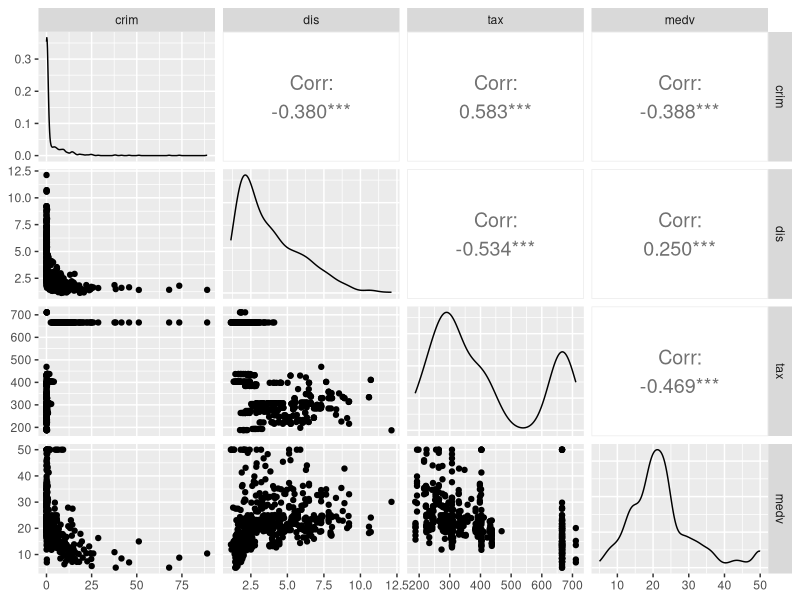
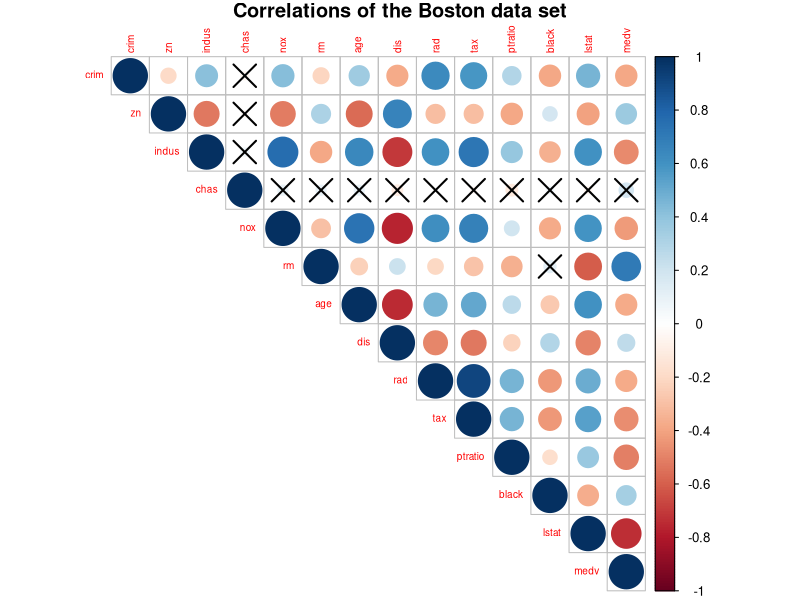
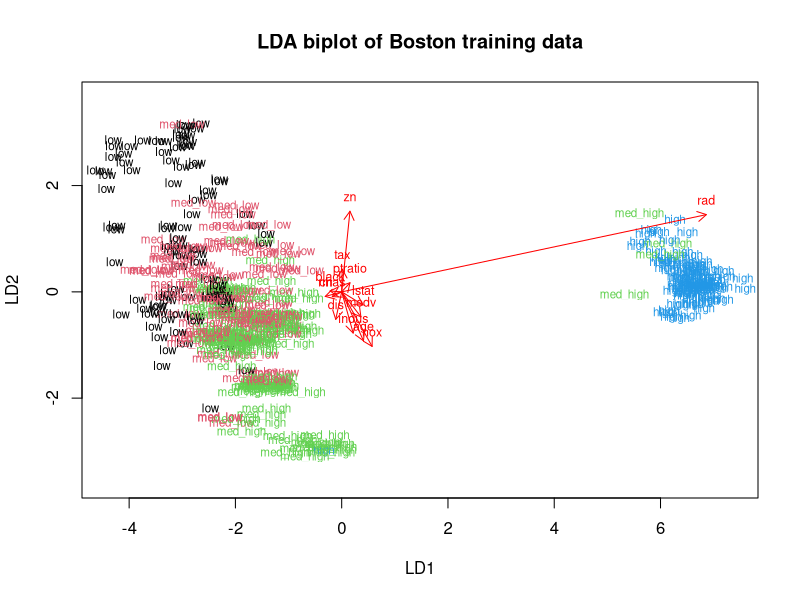
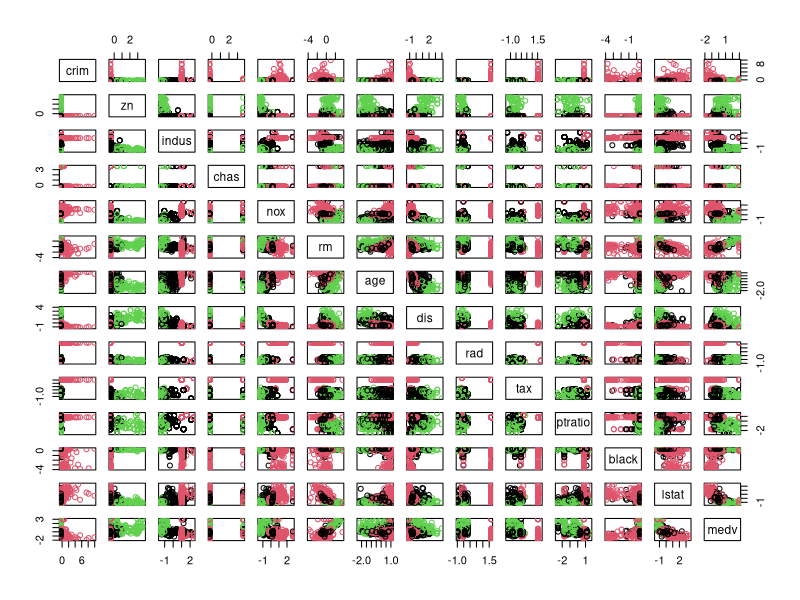
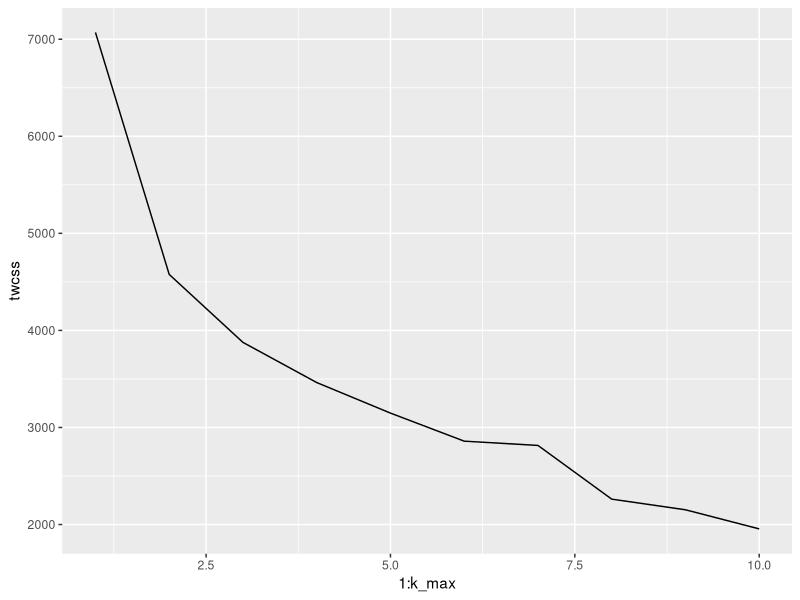
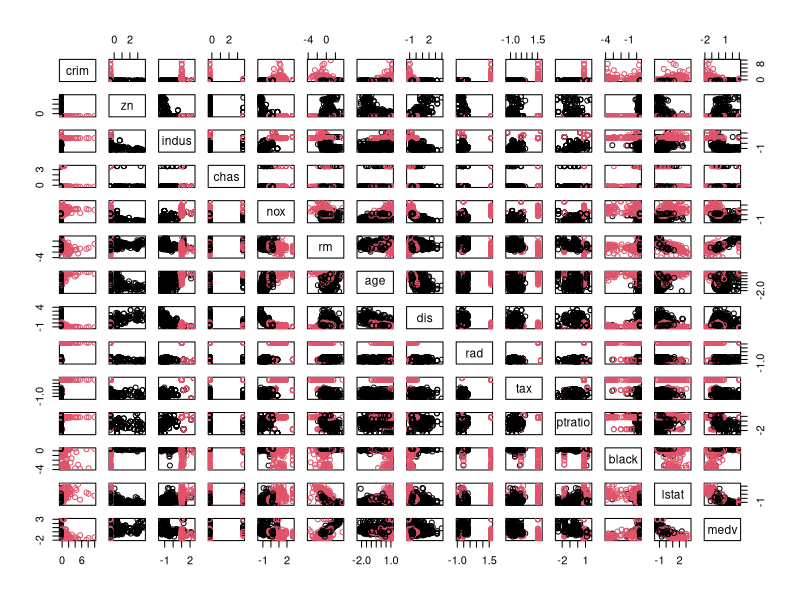

The R script that drew these images, in order:
## ---- chunk 1
# load necessary packages
library(MASS) # package includes the Boston data set
library(tidyr)
library(dplyr)
library(corrplot)
library(ggplot2)
library(GGally)
library(knitr)
library(kableExtra)

data(Boston) # load the Boston data set
## ---- chunk 2
str(Boston) # check the structure
knitr::kable(head(Boston)) %>% 
  kable_styling(bootstrap_options = "striped", full_width = FALSE, position = "center") # the data frame head
knitr::kable(summary(Boston)) %>% 
  kable_styling(bootstrap_options = "striped", position = "center", font_size = 11) %>% 
  scroll_box(width = "100%", height = "300px")# summary statistics
## ---- chunk 3
# graphical overview of the Boston data set
ov_boston <- ggpairs(Boston, mapping = aes(), title ="Overview of the Boston data set", 
                     lower = list(combo = wrap("facethist", bins = 20)), 
                     upper = list(continuous = wrap("cor", size = 2.8)))
## ---- chunk 4
# overview plot of interesting data
bos_detail <- Boston[,c("crim","dis","tax","medv")]

ov_bos_detail <- ggpairs(bos_detail, mapping = aes(),lower = list(combo = wrap("facethist", bins = 20)), 
                     upper = list(continuous = wrap("cor", size = 5)))
ov_bos_detail
## ---- chunk 5

# calculate the correlation matrix and round it
cor_matrix<-cor(Boston) %>% round(digits = 2)

# print the correlation matrix
knitr::kable(cor_matrix, caption="Correlation matrix values") %>% 
  kable_styling(bootstrap_options = "striped", full_width = FALSE, position = "center") %>% 
  scroll_box(width = "100%", height = "300px")# summary statistics
## ---- chunk 6
# Specialized the insignificant value according to the significant level
p.mat <- cor.mtest(cor_matrix)$p

# visualize the correlation matrix
# correlations / colour shows the correlation values
corrplot(cor_matrix, method="circle", type="upper",  tl.cex = 0.6, p.mat = p.mat, sig.level = 0.01, title="Correlations of the Boston data set", mar=c(0,0,1,0))  
## ---- chunk 7

# center and standardize variables
boston_scaled <- scale(Boston)

# summaries of the scaled variables
knitr::kable(summary(boston_scaled), caption="Scaled Boston data set") %>% 
  kable_styling(bootstrap_options = "striped", full_width = FALSE, position = "center", font_size = 11)  %>% 
  scroll_box(width = "100%", height = "300px")

# change the object to data frame
boston_scaled <- as.data.frame(boston_scaled)

knitr::kable(boston_scaled, caption="Scaled Boston data set") %>% kable_styling(bootstrap_options = "striped", full_width = FALSE, position = "center") %>% scroll_box(width = "100%", height = "300px")
## ---- chunk 8
# summary of the scaled crime rate
summary(boston_scaled$crim)

# create a quantile vector of crim and print it
bins <- quantile(boston_scaled$crim)
knitr::kable(bins, caption="Quantiles of crim") %>% kable_styling(bootstrap_options = "striped", full_width = FALSE, position = "center")

# create a categorical variable 'crime'
crime <- cut(boston_scaled$crim, breaks = bins, include.lowest = TRUE, labels = c("low", "med_low", "med_high", "high"))

# look at the table of the new factor crime
knitr::kable(table(crime), caption="Categorical variables of crime") %>% kable_styling(bootstrap_options = "striped", full_width = FALSE, position = "center")

# remove original crim from the dataset
boston_scaled <- dplyr::select(boston_scaled, -crim)

# add the new categorical value to scaled data
boston_scaled <- data.frame(boston_scaled, crime)

knitr::kable(head(boston_scaled), caption = "Scaled Boston data set") %>% 
  kable_styling(bootstrap_options = "striped", full_width = FALSE, position = "center",) %>% 
  scroll_box(width = "100%", height = "100%") # the data frame head
## ---- chunk 9
# number of rows in the Boston dataset 
n_boston <- nrow(boston_scaled)

# choose randomly 80% of the rows
ind_boston <- sample(n_boston,  size = n_boston * 0.8)

# create train set (crime variable stays in the data set)
boston_train <- boston_scaled[ind_boston,]

# create test set 
boston_test <- boston_scaled[-ind_boston,]

knitr::kable(head(boston_test), caption = "Test data set with Crime variable") %>% 
  kable_styling(bootstrap_options = "striped", full_width = FALSE, position = "center",) %>% 
  scroll_box(width = "100%", height = "100%") # the data frame head

# save the correct classes from test data
correct_classes <- boston_test$crime
correct_classes

# remove the crime variable from test data set / so the prediction can be done later!
boston_test <- dplyr::select(boston_test, -crime)
knitr::kable(head(boston_test), caption = "Test data without Crime variable") %>% 
  kable_styling(bootstrap_options = "striped", full_width = FALSE, position = "center",) %>% 
  scroll_box(width = "100%", height = "100%") # the data frame head
## ---- chunk 10
# linear discriminant analysis
lda.fit <- lda(crime ~ ., data = boston_train)

# print the lda.fit object
lda.fit

# the function for lda biplot arrows
lda.arrows <- function(x, myscale = 1, arrow_heads = 0.1, color = "red", tex = 0.75, choices = c(1,2)){
  heads <- coef(x)
  arrows(x0 = 0, y0 = 0, 
         x1 = myscale * heads[,choices[1]], 
         y1 = myscale * heads[,choices[2]], col=color, length = arrow_heads)
  text(myscale * heads[,choices], labels = row.names(heads), 
       cex = tex, col=color, pos=3)
}

# target classes as numeric
classes <- as.numeric(boston_train$crime)

# plot the lda results
plot(lda.fit, dimen = 2, col = classes, pch = classes, main = "LDA biplot of Boston training data")
lda.arrows(lda.fit, myscale = 2)
## ---- chunk 11
# predict classes with test data
lda.pred <- predict(lda.fit, newdata = boston_test)
lda.pred$class

# cross tabulate the results
pred_table <- table(correct = correct_classes, predicted = lda.pred$class)

knitr::kable(pred_table, align = "c",  caption="Pediction of test data" ) %>% kable_styling(bootstrap_options = "striped", full_width = F, position = "center") %>% add_header_above(c(" " = 1, "Predicted crime rate" = 4)) %>%  pack_rows("Correct rate", 1, 4)
## ---- chunk 12
#load boston_scaled data set
data(Boston) # load the Boston data set

# scale the Boston data set again - named boston_scaled2
boston_scaled2 <- scale(Boston)
head(boston_scaled2)

# euclidean distance matrix
dist_eu <- dist(boston_scaled2)

# look at the summary of the distances
summary(dist_eu)

# manhattan distance matrix
dist_man <- dist(boston_scaled2, method = "manhattan")

# look at the summary of the distances
summary(dist_man)

# k-means clustering
km <-kmeans(boston_scaled2, centers = 3)

# plot the Boston dataset with clusters
pairs(boston_scaled2, col = km$cluster)


## ---- chunk 13

set.seed(123)

# determine the number of clusters
k_max <- 10

# calculate the total within sum of squares
twcss <- sapply(1:k_max, function(k){kmeans(boston_scaled2, k)$tot.withinss})

# visualize the results
qplot(x = 1:k_max, y = twcss, geom = 'line')

# k-means clustering
km <-kmeans(boston_scaled2, centers = 2)

# plot the Boston dataset with clusters
pairs(boston_scaled2, col = km$cluster)
